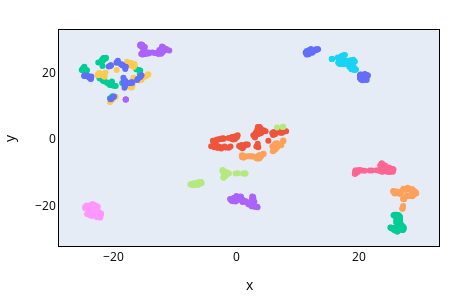

Source (notebook cell):
### Code cell
'''
t-SNE
'''
X = big_data.values
y = labels
tsne = TSNE(perplexity=40, n_components=2, learning_rate='auto', init='random', metric ='euclidean', n_jobs=-1)
X_embedded1 = tsne.fit_transform(X)
scatter2d(X_embedded1, y, [0, 1])
